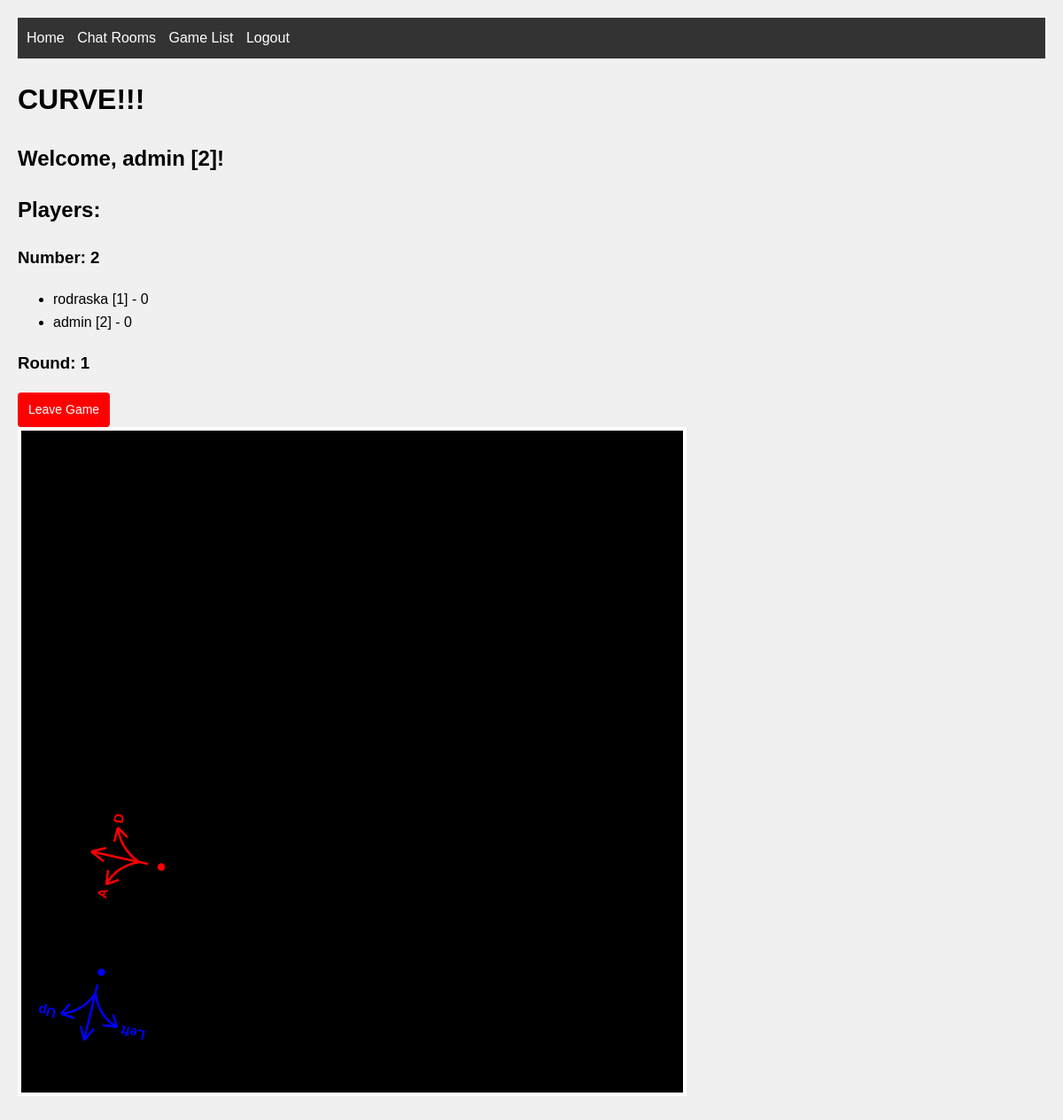
The app's page /games/2/play/ (signed in), older data.
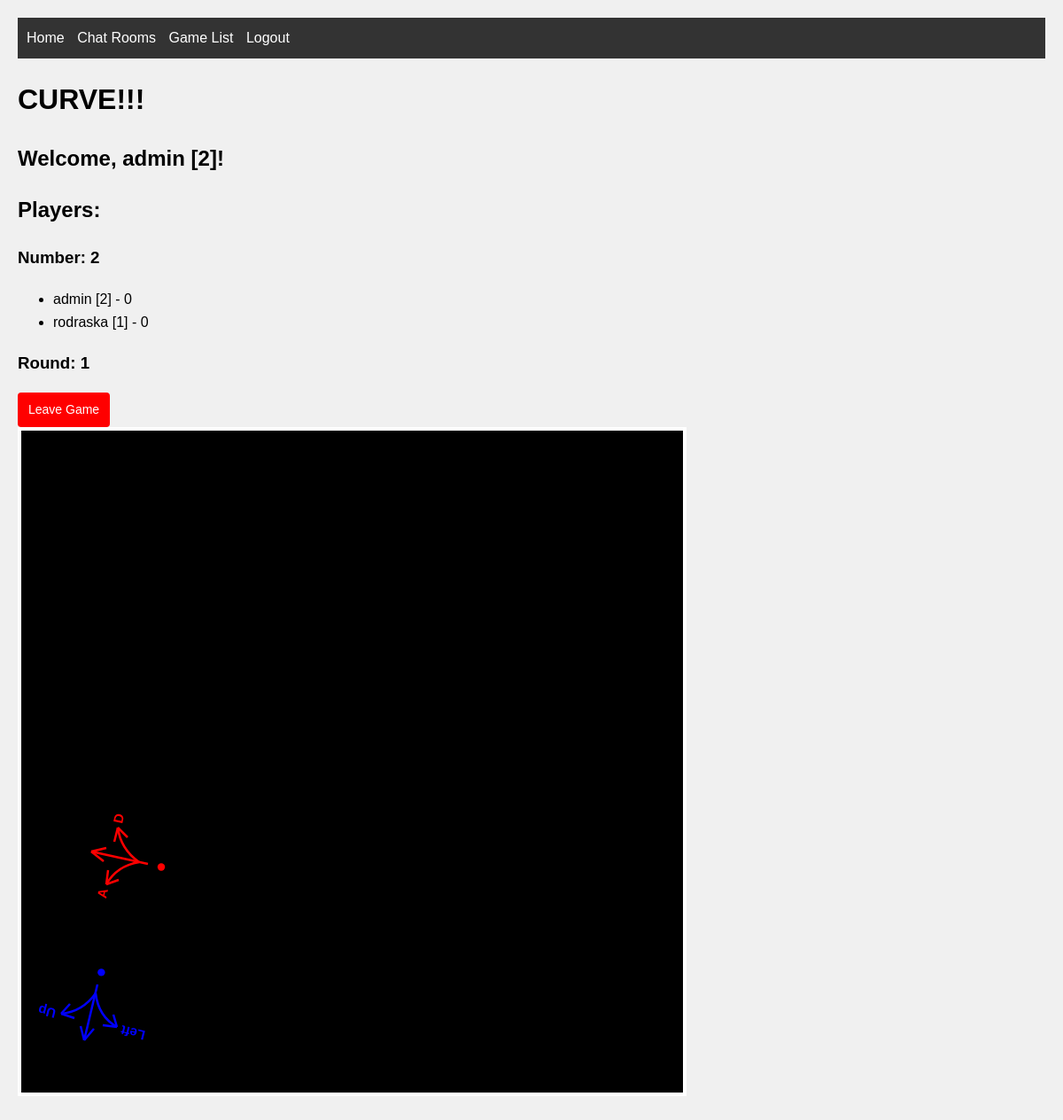
The same page, newer data.
### myapp/models.py (models this page shows, shortened)
class Player(models.Model):
    user = models.OneToOneField(User, on_delete=models.CASCADE)
    game = models.ForeignKey(Game, on_delete=models.SET_NULL, null=True, related_name='players')
    points = models.IntegerField(default=0)
    joined_at = models.DateTimeField(null=True, blank=True)
    class Meta:
        ordering = ['joined_at']

class Game(models.Model):
    name = models.CharField(max_length=100)
    is_active = models.BooleanField(default=True)
    created_at = models.DateTimeField(auto_now_add=True)
    game_state = models.JSONField(default=dict)
    round = models.IntegerField(default=0)
    @property
    def number_of_players(self):
        return self.players.count()

### myapp/views.py (the view)
# urls.py: path('games/<int:game_id>/play/', views.game_play, name='game_play'),
@login_required
def game_play(request, game_id):
    game = get_object_or_404(Game, id=game_id)
    players = game.players.all()
    with transaction.atomic():
        player, created = Player.objects.get_or_create(user=request.user)
    context = {
        'game': game,
        'player': player,
        'players': players,
    }
    return render(request, 'game_play.html', context)

### myapp/templates/game_play.html (shortened to what this page needs)
{% extends 'base.html' %}
{% load static %}
{% block content %}
    <h1>CURVE!!!</h1>
    <h2>Welcome, {{ player.user.username }} [{{ player.id }}]!</h2>
    <h2>Players:</h2>
    <h3 id="numberPlayers">Number: {{ game.number_of_players }}</h3>
    <ul id="playerList">
        {% for player in players %}
            <li data-player-id="{{ player.id }}" data-username="{{ player.user.username }}">
                {{ player.user.username }} [{{ player.id }}] - {{ player.points }}
            </li>
        {% endfor %}
    </ul>
    <h3 id="round"></h3>
    <a href="{% url 'leave_game' game.id %}" class="delete-room-btn">Leave Game</a>
    <div id="canvas_container">
        <canvas id="curve" width="755" height="755"></canvas>
    </div>
{% endblock %}

### myapp/templates/base.html (shortened to what this page needs)
<!DOCTYPE html>
<html>
    {% load static %}
<body>
    <nav class="main-nav">
        <ul>
            <li><a href="{% url 'home' %}">Home</a></li>
            <li><a href="{% url 'chat_room_list' %}">Chat Rooms</a></li>
            <li><a href="{% url 'game_list' %}">Game List</a></li>
            {% if user.is_authenticated %}
                <li><a href="{% url 'logout' %}">Logout</a></li>
            {% else %}
                <li><a href="{% url 'login' %}">Login</a></li>
                <li><a href="{% url 'register' %}">Register</a></li>
            {% endif %}
        </ul>
    </nav>
    <main>
        {% block content %}{% endblock %}
    </main>
</body>
</html>

### myapp/templates/base.html (style rules this page uses)
body { font-family: Arial, sans-serif; line-height: 1.6; margin: 0; padding: 20px; background-color: #f0f0f0; }
.main-nav { background-color: #333; padding: 10px; margin-bottom: 20px; }
.main-nav ul { list-style-type: none; padding: 0; margin: 0; }
.main-nav ul li { display: inline; margin-right: 10px; }
.main-nav ul li a { color: white; text-decoration: none; }
.delete-room-btn { display: inline-block; padding: 8px 12px; background-color: red; color: white; text-decoration: none; border-radius: 4px; font-size: 14px; transition: background-color 0.3s ease; }

Row changes from the older to the newer data that the page shows:
changed Player "admin": moves up the list
